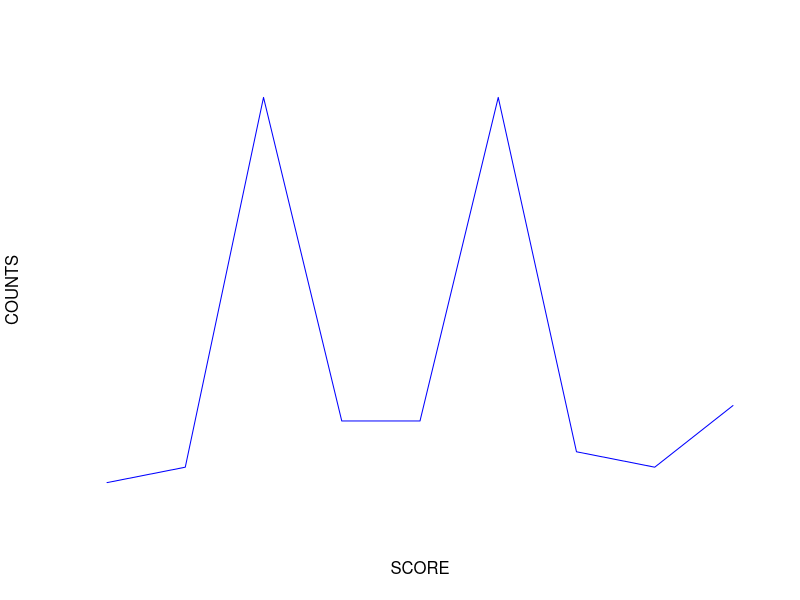
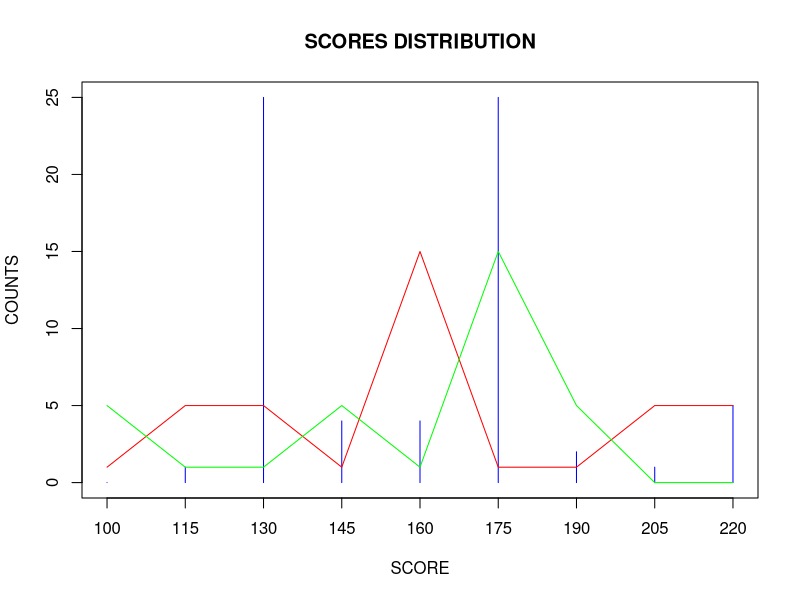

R code for these plots, in order: (Note: this script raises an error after producing the figures.)
#STANDARD PLOTS
#from table where 1st column is SCORE, others are SAMPLES with N counts for each score
#if 1st column is omitted (i.e. not per-score counts, but individual score observations with repeated values) 
#all samples must have same number of observations! (== enforces same sample size)

c=read.table("counts.txt")
crange=range(0,c) #min & max value in table (0 added to force it as minimum)
crows=row.names(c)

#line
plot(c$BKG,type='l',ylab='COUNTS',xlab='SCORE',ylim=crange,col='blue',axes=F)
#histogram
plot(c$BKG,type='h',ylab='COUNTS',xlab='SCORE',ylim=crange,col='blue',axes=F)

axis(1,at=1:length(crows),lab=crows)
axis(2)
box()
lines(c$LIST_A,col='red')
lines(c$LIST_B,col='green')
title(main='SCORES DISTRIBUTION')

##########################################################################################

#GGPLOT2 PLOTS
#from list where each row is a score observation followed by sample name (i.e. SCORE, SAMPLE pair)
#doesn't require same number of observations for each sample (== allows different sample size)

library(ggplot2)
c2<-read.table("counts_stack.txt", header=T) #if header already included, such as in this case

#NOTE: "values" and "ind" here are the names of column 1 & 2, respectively 
#(can have also more columns, ex. 1=SCORE + 2=LENGTH + 3=SAMPLE)
#kernel density plot - most informative, especially if comparing different sample sizes!
ggplot(c1,aes(x=values)) + geom_density(aes(group=ind,colour=ind,fill=ind),alpha=0.3)
#histogram (overlapping transparent bars; for non-overlapping bars use position='dodge')
ggplot(c2,aes(x=values)) + geom_histogram(aes(group=ind,colour=ind,fill=ind),alpha=0.3, binwidth=1,position='identity')

#want to add observations from an additional sample, or merge lists from different samples directly in R? 
add<-read.table("counts_stack_add-on.txt")
colnames(add)<-colnames(c2) #make sure columns are named the same
c2<- rbind(c2,add)


